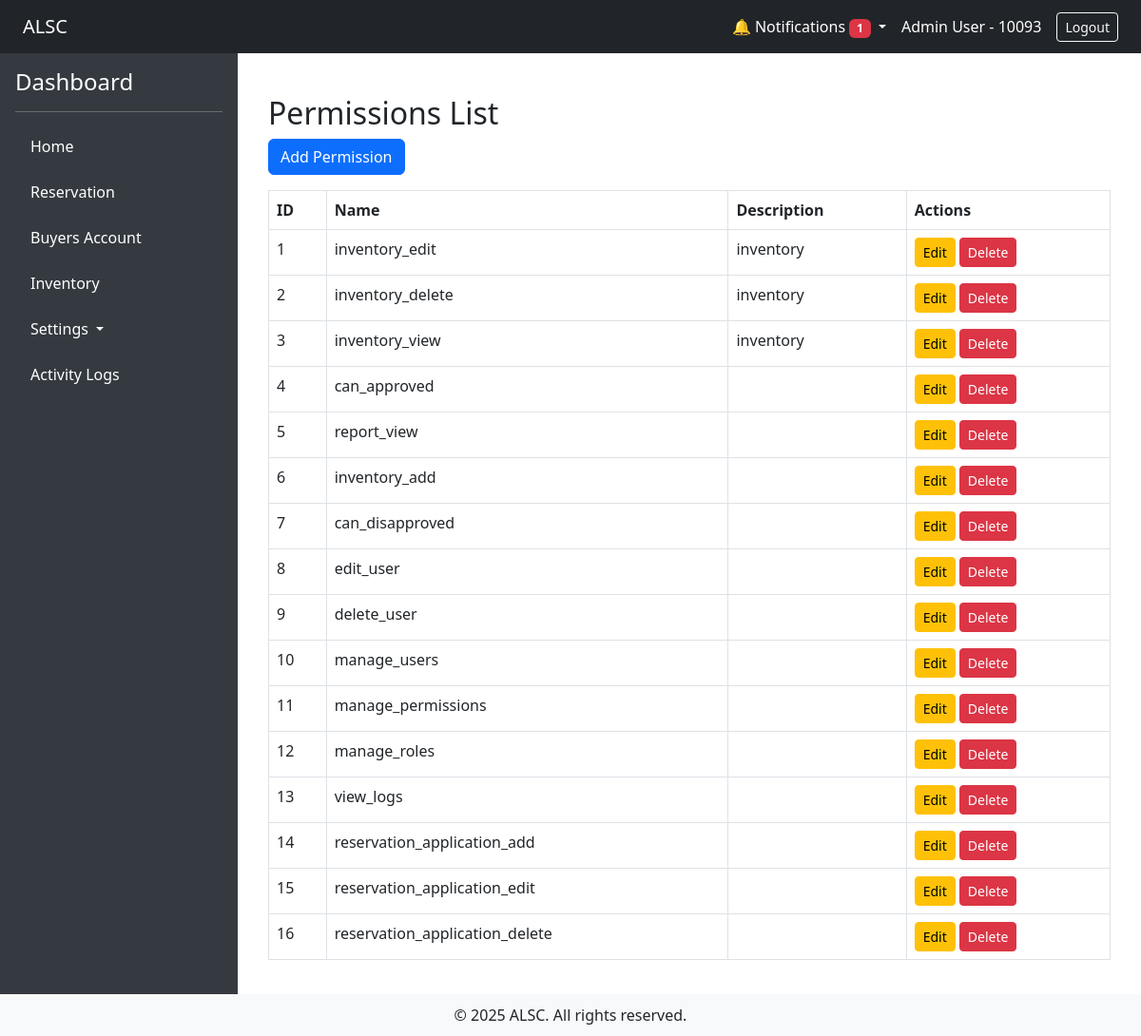
/?url=permission/index (signed in), run on the app's committed database.
### tables this page shows
CREATE TABLE `permissions` (
  `id` int(11) NOT NULL,
  `name` varchar(50) NOT NULL,
  `description` varchar(50) NOT NULL
);

### app/controllers/permission_controller.php (called while the page is built, shortened)
<?php
require_once __DIR__ . '/../models/Permissions.php';
class permission extends Controller
{
    public function index()
    {
        $permissions = Permissions::all();
        return $this->view('admin/permissions/index', ['permissions' => $permissions]);
    }
}

### app/core/App.php (called while the page is built, shortened)
<?php
class App
{
    protected $method = 'index';
    public function __construct()
    {
        $url = $this->parseUrl();
        if ($url) {
            if (file_exists(__DIR__ . '/../controllers/' . $url[0] . '_controller.php')) {
                unset($url[0]);
            }
        }
        $this->controller = new $this->controller;
        if (isset($url[1])) {
            if (method_exists($this->controller, $url[1])) {
                $this->method = $url[1];
                unset($url[1]);
            }else $this->method = "notfound";
        }
        $this->params = $url ? array_values($url) : [];
        call_user_func_array([$this->controller, $this->method], $this->params);
    }
    public function parseUrl()
    {
        if (isset($_GET['url'])) {
            return explode('/', filter_var(rtrim($_GET['url'], '/'), FILTER_SANITIZE_URL));
        }
    }
}

### index.php (called while the page is built, shortened)
<?php
require_once './app/init.php';
$app = new App;

### app/init.php (called while the page is built, shortened)
<?php
require_once 'config/Connection.php';
require_once 'core/App.php';
function url($path = '')
{
    $base = rtrim('/alsc_app', '/');
    $path = ltrim($path, '/');
    return $base . '/?url=' . $path;
}

### app/config/Connection.php (called while the page is built, shortened)
<?php
class Connection
{
    private static $instance;
    private $conn;
    public function __construct()
    {
        try {
            $dbh = "mysql:host=". DB_HOST .";dbname=". DB_NAME ;
            $this->conn = new PDO($dbh, DB_USER , DB_PASS);
            $this->conn->setAttribute(PDO::ATTR_ERRMODE, PDO::ERRMODE_EXCEPTION);
        } catch (PDOException $e) {
            echo "Connection failed: " . $e->getMessage();
        }
    }
    public static function getInstance()
    {
        if (!self::$instance) {
            self::$instance = new Connection();
        }
        return self::$instance;
    }
    public function getConnection()
    {
        return $this->conn;
    }
}

### app/models/Permissions.php (called while the page is built, shortened)
<?php
require_once __DIR__ . '/../core/Model.php';
class Permissions extends Model
{
    public static function all()
    {
        $instance = new static();
        $stmt = $instance->db->prepare("SELECT * FROM {$instance->table}");
        $stmt->execute();
        return $stmt->fetchAll(PDO::FETCH_OBJ);
    }
}

### app/core/Model.php (called while the page is built, shortened)
<?php
class Model
{
    public function __construct()
    {
        $this->db = Connection::getInstance()->getConnection();
    }
}

### app/views/admin/permissions/index.php (the view)
<div class="container mt-4">
    <h2>Permissions List</h2>
    <a href="<?= url('permission/create') ?>" class="btn btn-primary mb-3">Add Permission</a>
    <table class="table table-bordered">
        <thead>
            <tr>
                <th>ID</th>
                <th>Name</th>
                <th>Description</th>
                <th>Actions</th>
            </tr>
        </thead>
        <tbody>
            <?php foreach ($permissions as $permission): ?>
                <tr>
                    <td><?= $permission->id ?></td>
                    <td><?= htmlspecialchars($permission->name) ?></td>
                    <td><?= htmlspecialchars($permission->description) ?></td>
                    <td>
                        <a href="<?= url('permission/edit/') . $permission->id ?>" class="btn btn-sm btn-warning">Edit</a>
                        <a href="/<?= url('permission/delete/') . $permission->id ?>" class="btn btn-sm btn-danger" onclick="return confirm('Are you sure?')">Delete</a>
                    </td>
                </tr>
            <?php endforeach; ?>
        </tbody>
    </table>
</div>

### app/views/layouts/main.php (style rules this page uses)
body { min-height: 100vh; display: flex; flex-direction: column; }

### data on the page
permissions: id "1", name "inventory_edit", description "inventory"
permissions: id "2", name "inventory_delete", description "inventory"
permissions: id "3", name "inventory_view", description "inventory"
permissions: id "4", name "can_approved"
permissions: id "5", name "report_view"
permissions: id "6", name "inventory_add"
permissions: id "7", name "can_disapproved"
permissions: id "8", name "edit_user"
permissions: id "9", name "delete_user"
permissions: id "10", name "manage_users"
permissions: id "11", name "manage_permissions"
permissions: id "12", name "manage_roles"
permissions: id "13", name "view_logs"
permissions: id "14", name "reservation_application_add"
permissions: id "15", name "reservation_application_edit"
permissions: id "16", name "reservation_application_delete"

### other printed values
$unreadCount "1"
$_SESSION['user']['name'] "Admin User"
$_SESSION['user']['employee_id'] "10093"
